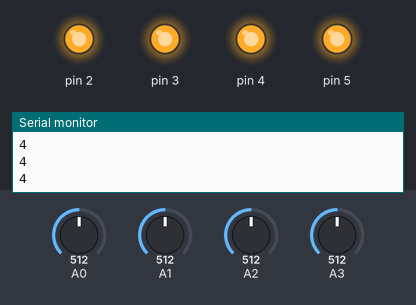
Simulated run of this sketch. Board: Arduino Uno, built with avr-gcc and run on an emulated ATmega328P. On the bench: output pins drawn as LEDs (lit = HIGH), the last lines printed to the serial monitor. The test bench sets the inputs (shaded band); at power-on: A3 = 512, A2 = 512, A1 = 512, A0 = 512.

Above: at 1.2 s.
1.3 s: A3 set to 111
2.8 s: A3 set to 93
At 3.3 s:
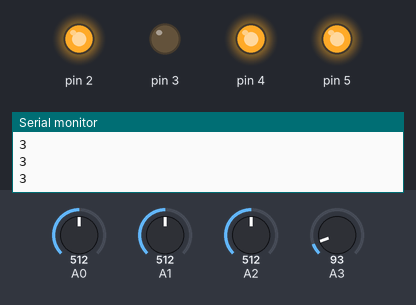
4.3 s: A2 set to 56
5.8 s: A2 set to 47
At 6.2 s:
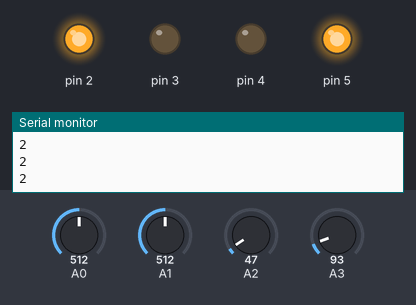
7.3 s: A1 set to 55
8.8 s: A1 set to 48
At 10.3 s:
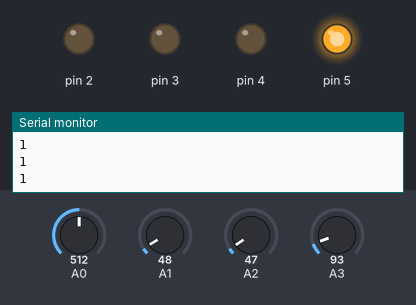
Timing chart, 0 to 11.3 s (numbered marks = the images above; inputs shaded):
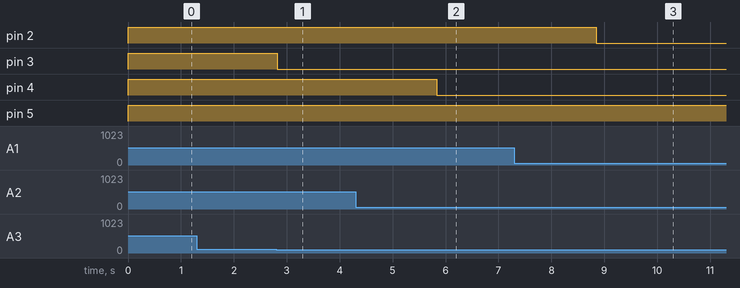

The sketch:

VierKnopjesLezen.ino
```cpp
int buttonPush;

void setup() {
  Serial.begin(9600);
  //  pinMode(2, INPUT);
  //  pinMode(3, INPUT);
  //  pinMode(4, INPUT);
  //  pinMode(5, INPUT);
  pinMode(A0, INPUT);
  pinMode(A1, INPUT);
  pinMode(A2, INPUT);
  pinMode(A3, INPUT);
  pinMode(2, OUTPUT);
  pinMode(3, OUTPUT);
  pinMode(4, OUTPUT);
  pinMode(5, OUTPUT);

}

void loop() {
  //int buttonState1 = digitalRead(2);
  //int buttonState2 = digitalRead(3);
  //int buttonState3 = digitalRead(4);
  //int buttonState4 = digitalRead(5);
  int pressState1 = analogRead(A0);
  int pressState2 = analogRead(A1);
  int pressState3 = analogRead(A2);
  int pressState4 = analogRead(A3);

  ////prints all buttons
  //Serial.println(buttonState1);
  //Serial.println(buttonState2);
  //Serial.println(buttonState3);
//  Serial.println(buttonState4);
//  Serial.println(pressState1);
//  Serial.println(pressState2);
//  Serial.println(pressState3);
//  Serial.println(pressState4);

  if (pressState1 > 50) {
    buttonPush = 1;
    digitalWrite(5, HIGH);
  } else {
    digitalWrite(5, LOW);
  }  if (pressState2 > 50) {
    buttonPush = 2;
    digitalWrite(2, HIGH);
  } else {
    digitalWrite(2, LOW);
  }  if (pressState3 > 50) {
    buttonPush = 3;
    digitalWrite(4, HIGH);
  } else {
    digitalWrite(4, LOW);
  }  if (pressState4 > 100) {
    buttonPush = 4;
    digitalWrite(3, HIGH);
  } else {
    digitalWrite(3, LOW);
  }  if (pressState1 < 100 && pressState2 < 100 && pressState3 < 100 && pressState4 < 100) {
    buttonPush = 0;
  }

    Serial.println(buttonPush);
  delay(100);
}
```

Measured:
- the behaviour switches between 101 and 100 on A3 (found by bisection; images 0 and 1)
- the behaviour switches between 51 and 50 on A2 (found by bisection; images 1 and 2)
- the behaviour switches between 51 and 50 on A1 (found by bisection; images 2 and 3)
- after the input at 2.8 s, pin 3: HIGH → LOW at once
- after the input at 5.8 s, pin 4: HIGH → LOW at once
- after the input at 8.8 s, pin 2: HIGH → LOW after 0.05 s
